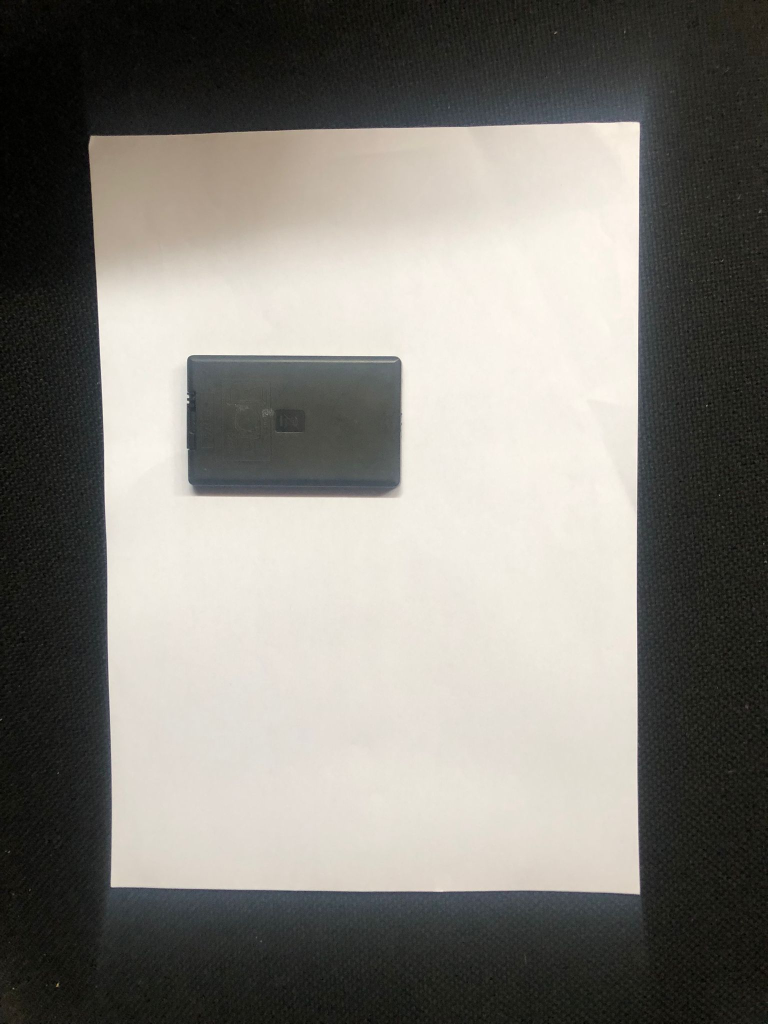
#> input picture test.jpeg, 1536 x 2048 px (shown at 1/2 size)
$ python -i utils.py   (imports and definitions only)
#> lines starting #> are read from the running program, lines starting #| are printed output that depends on the picture; after the words box and inside, x2 and y2 are one past the last pixel; in counts of white or black regions, pixels touching at a corner belong together
#> further down, picture is the input picture: shape (2048, 1536, 3); mean B, G, R 121.2, 127.5, 130
import cv2
import numpy as np


def getContours(img,threshold=[100,100],showCanny=False, minArea=1000 ,filter = 0, draw = False):

#> called with showCanny = False, minArea = 1000, filter = 0, draw = False
    imgGray=cv2.cvtColor(img,cv2.COLOR_BGR2GRAY)
    imgBlur = cv2.GaussianBlur(imgGray,(5,5),1)
    imgCanny=cv2.Canny(imgBlur,threshold[0],threshold[1])
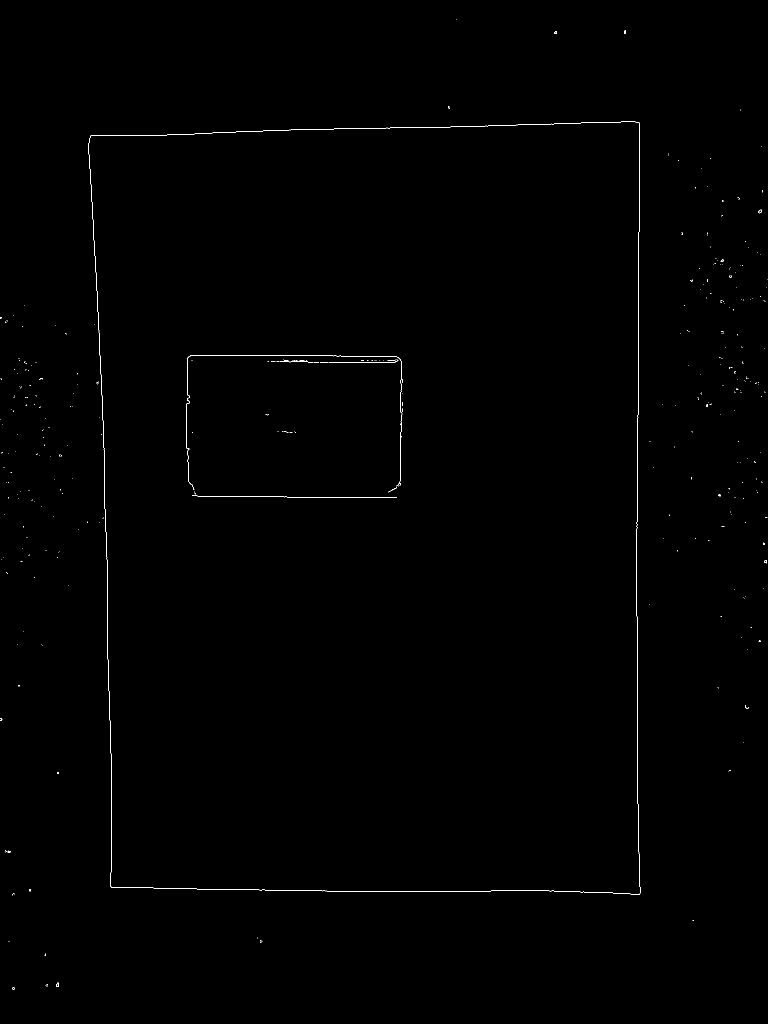
#> imgCanny: shape (2048, 1536) (shown at 1/2 size); 0.25% white in thin lines or dots
    kernel=np.ones((5,5))
    imgDial=cv2.dilate(imgCanny,kernel,iterations=3)
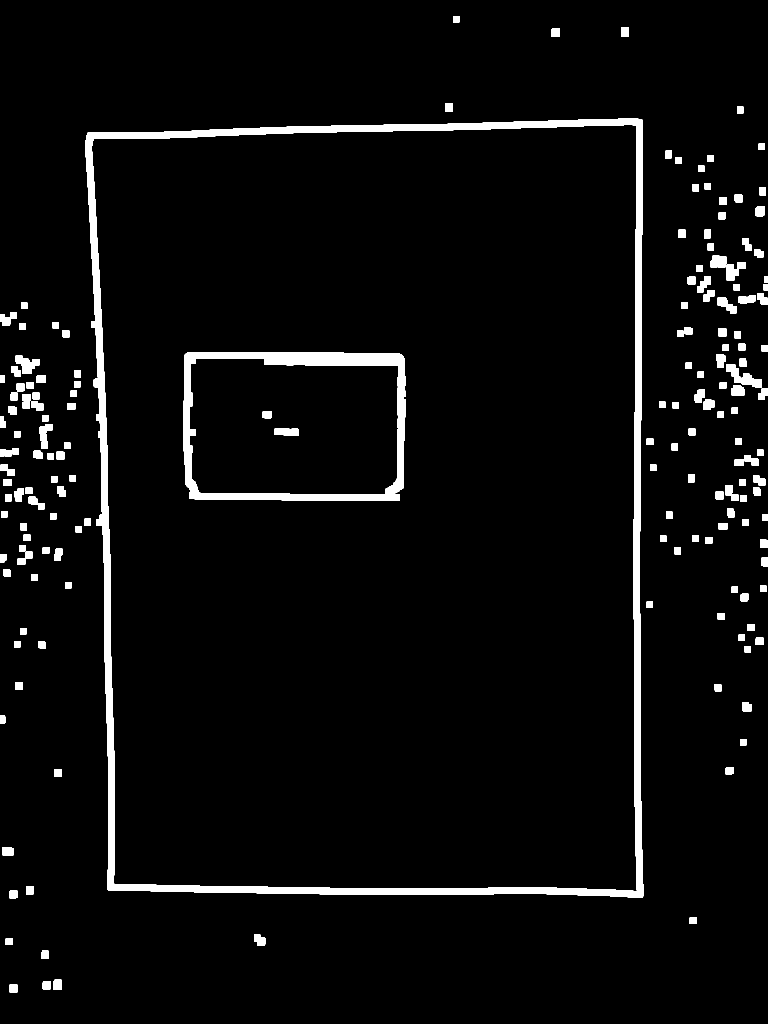
#> imgDial: shape (2048, 1536) (shown at 1/2 size); 4.4% white; 175 white regions, largest, box (x1, y1, x2, y2) and area: (170, 237, 1287, 1796) 69974, (367, 704, 811, 1002) 23015, (31, 711, 79, 748) 1022
    imgErod=cv2.erode(imgDial,kernel,iterations=2 )
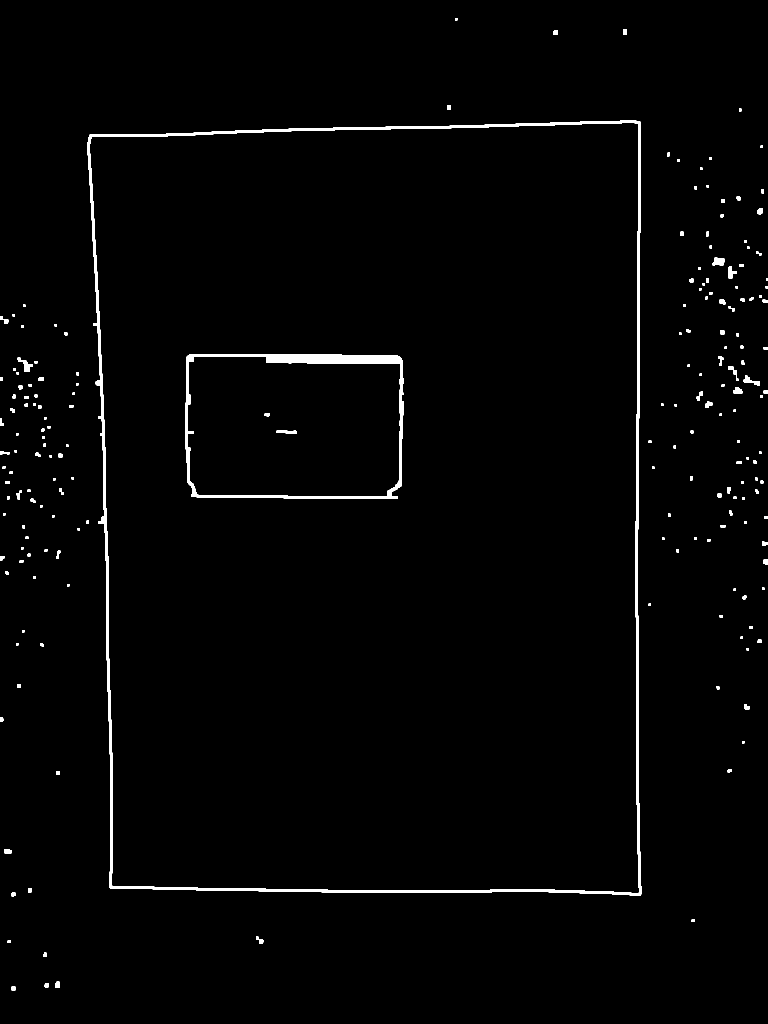
#> imgErod: shape (2048, 1536) (shown at 1/2 size); 1.5% white; 192 white regions

    if showCanny :cv2.imshow("Canny",imgErod)

    contours,hiearchy=cv2.findContours(imgErod,cv2.RETR_EXTERNAL,cv2.CHAIN_APPROX_NONE)
#> contours = 189 contours, 49 with area under 20; largest, box (x1, y1, x2, y2) and area: (174, 241, 1283, 1792) 1639999, (1425, 515, 1450, 531) 280, (35, 715, 66, 744) 263, (1487, 751, 1519, 772) 208, (1456, 532, 1474, 558) 206; hiearchy = 189 rows, first 6: [1, -1, -1, -1], [2, 0, -1, -1], [3, 1, -1, -1], [4, 2, -1, -1], [5, 3, -1, -1], [6, 4, -1, -1]
    finalContours =[]

    for i in contours:
        area=cv2.contourArea(i)
        if area >minArea:
            peri= cv2.arcLength(i,True)
            approx=cv2.approxPolyDP(i,0.02*peri,True)
            bbox=cv2.boundingRect(approx)
            if filter > 0:
                if len(approx) ==filter :
                    finalContours.append([len(approx),area,approx,bbox,i])
            else:
                finalContours.append([len(approx),area,approx,bbox,i])
#> this loop made 189 passes
#> (area, peri, approx, bbox) on pass 184: (1639999, 5340.3, [[1279, 242], [178, 270], [220, 1776], [1281, 1790]], (178, 242, 1104, 1549))
#> area on passes 1 to 6: 54, 51.5, 95.5, 43, 24, 80.5
#> after the loop, finalContours = 1 item
    finalContours=sorted(finalContours,key = lambda x:x[1],reverse=True)

    if draw :
        for con in finalContours:
            cv2.drawContours(img,con[4],-1,(0,0,255),3)

    return img,finalContours

# [51 lines left out: functions reorder, warpImg, findDis, freeSpc, not called in this run]


>>> import cv2
>>> picture = cv2.imread('test.jpeg')
>>> result = getContours(picture)
